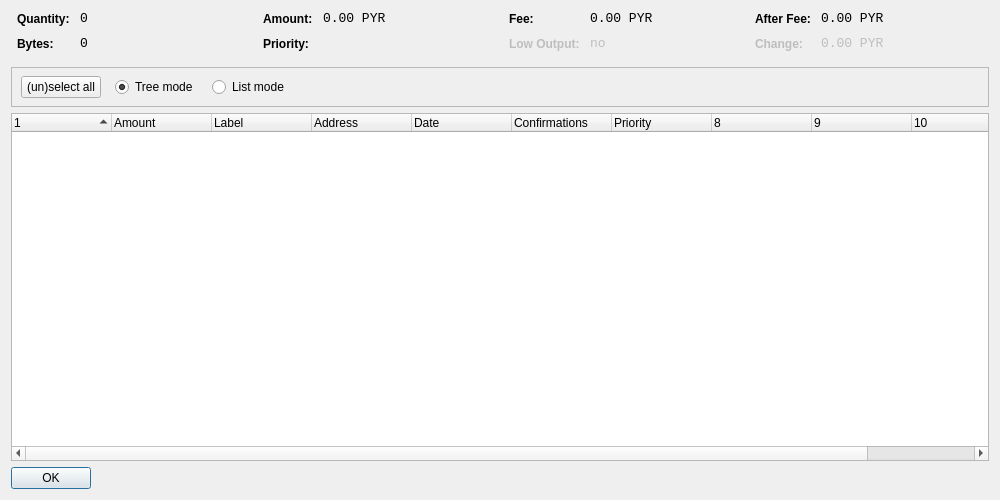
<?xml version="1.0" encoding="UTF-8"?>
<ui version="4.0">
 <class>CoinControlDialog</class>
 <widget class="QDialog" name="CoinControlDialog">
  <property name="geometry">
   <rect>
    <x>0</x>
    <y>0</y>
    <width>1000</width>
    <height>500</height>
   </rect>
  </property>
  <property name="windowTitle">
   <string>Coin Control</string>
  </property>
  <layout class="QVBoxLayout" name="verticalLayout">
   <item>
    <layout class="QHBoxLayout" name="horizontalLayoutTop" stretch="0,0,0,0">
     <property name="topMargin">
      <number>0</number>
     </property>
     <property name="bottomMargin">
      <number>10</number>
     </property>
     <item>
      <layout class="QFormLayout" name="formLayoutCoinControl1">
       <property name="horizontalSpacing">
        <number>10</number>
       </property>
       <property name="verticalSpacing">
        <number>10</number>
       </property>
       <property name="leftMargin">
        <number>6</number>
       </property>
       <property name="rightMargin">
        <number>6</number>
       </property>
       <item row="0" column="0">
        <widget class="QLabel" name="labelCoinControlQuantityText">
         <property name="styleSheet">
          <string notr="true">font-weight:bold;</string>
         </property>
         <property name="text">
          <string>Quantity:</string>
         </property>
        </widget>
       </item>
       <item row="0" column="1">
        <widget class="QLabel" name="labelCoinControlQuantity">
         <property name="font">
          <font>
           <family>Monospace</family>
           <pointsize>10</pointsize>
          </font>
         </property>
         <property name="cursor">
          <cursorShape>IBeamCursor</cursorShape>
         </property>
         <property name="contextMenuPolicy">
          <enum>Qt::ActionsContextMenu</enum>
         </property>
         <property name="text">
          <string notr="true">0</string>
         </property>
         <property name="textInteractionFlags">
          <set>Qt::LinksAccessibleByMouse|Qt::TextSelectableByKeyboard|Qt::TextSelectableByMouse</set>
         </property>
        </widget>
       </item>
       <item row="1" column="0">
        <widget class="QLabel" name="labelCoinControlBytesText">
         <property name="styleSheet">
          <string notr="true">font-weight:bold;</string>
         </property>
         <property name="text">
          <string>Bytes:</string>
         </property>
        </widget>
       </item>
       <item row="1" column="1">
        <widget class="QLabel" name="labelCoinControlBytes">
         <property name="font">
          <font>
           <family>Monospace</family>
           <pointsize>10</pointsize>
          </font>
         </property>
         <property name="cursor">
          <cursorShape>IBeamCursor</cursorShape>
         </property>
         <property name="contextMenuPolicy">
          <enum>Qt::ActionsContextMenu</enum>
         </property>
         <property name="text">
          <string notr="true">0</string>
         </property>
         <property name="textInteractionFlags">
          <set>Qt::LinksAccessibleByMouse|Qt::TextSelectableByKeyboard|Qt::TextSelectableByMouse</set>
         </property>
        </widget>
       </item>
      </layout>
     </item>
     <item>
      <layout class="QFormLayout" name="formLayoutCoinControl2">
       <property name="horizontalSpacing">
        <number>10</number>
       </property>
       <property name="verticalSpacing">
        <number>10</number>
       </property>
       <property name="leftMargin">
        <number>6</number>
       </property>
       <property name="rightMargin">
        <number>6</number>
       </property>
       <item row="0" column="0">
        <widget class="QLabel" name="labelCoinControlAmountText">
         <property name="styleSheet">
          <string notr="true">font-weight:bold;</string>
         </property>
         <property name="text">
          <string>Amount:</string>
         </property>
        </widget>
       </item>
       <item row="0" column="1">
        <widget class="QLabel" name="labelCoinControlAmount">
         <property name="font">
          <font>
           <family>Monospace</family>
           <pointsize>10</pointsize>
          </font>
         </property>
         <property name="cursor">
          <cursorShape>IBeamCursor</cursorShape>
         </property>
         <property name="contextMenuPolicy">
          <enum>Qt::ActionsContextMenu</enum>
         </property>
         <property name="text">
          <string notr="true">0.00 PYR</string>
         </property>
         <property name="textInteractionFlags">
          <set>Qt::LinksAccessibleByMouse|Qt::TextSelectableByKeyboard|Qt::TextSelectableByMouse</set>
         </property>
        </widget>
       </item>
       <item row="1" column="0">
        <widget class="QLabel" name="labelCoinControlPriorityText">
         <property name="styleSheet">
          <string notr="true">font-weight:bold;</string>
         </property>
         <property name="text">
          <string>Priority:</string>
         </property>
        </widget>
       </item>
       <item row="1" column="1">
        <widget class="QLabel" name="labelCoinControlPriority">
         <property name="font">
          <font>
           <family>Monospace</family>
           <pointsize>10</pointsize>
          </font>
         </property>
         <property name="cursor">
          <cursorShape>IBeamCursor</cursorShape>
         </property>
         <property name="contextMenuPolicy">
          <enum>Qt::ActionsContextMenu</enum>
         </property>
         <property name="text">
          <string/>
         </property>
         <property name="textInteractionFlags">
          <set>Qt::LinksAccessibleByMouse|Qt::TextSelectableByKeyboard|Qt::TextSelectableByMouse</set>
         </property>
        </widget>
       </item>
      </layout>
     </item>
     <item>
      <layout class="QFormLayout" name="formLayoutCoinControl3">
       <property name="horizontalSpacing">
        <number>10</number>
       </property>
       <property name="verticalSpacing">
        <number>10</number>
       </property>
       <property name="leftMargin">
        <number>6</number>
       </property>
       <property name="rightMargin">
        <number>6</number>
       </property>
       <item row="0" column="0">
        <widget class="QLabel" name="labelCoinControlFeeText">
         <property name="styleSheet">
          <string notr="true">font-weight:bold;</string>
         </property>
         <property name="text">
          <string>Fee:</string>
         </property>
        </widget>
       </item>
       <item row="0" column="1">
        <widget class="QLabel" name="labelCoinControlFee">
         <property name="font">
          <font>
           <family>Monospace</family>
           <pointsize>10</pointsize>
          </font>
         </property>
         <property name="cursor">
          <cursorShape>IBeamCursor</cursorShape>
         </property>
         <property name="contextMenuPolicy">
          <enum>Qt::ActionsContextMenu</enum>
         </property>
         <property name="text">
          <string notr="true">0.00 PYR</string>
         </property>
         <property name="textInteractionFlags">
          <set>Qt::LinksAccessibleByMouse|Qt::TextSelectableByKeyboard|Qt::TextSelectableByMouse</set>
         </property>
        </widget>
       </item>
       <item row="1" column="0">
        <widget class="QLabel" name="labelCoinControlLowOutputText">
         <property name="enabled">
          <bool>false</bool>
         </property>
         <property name="styleSheet">
          <string notr="true">font-weight:bold;</string>
         </property>
         <property name="text">
          <string>Low Output:</string>
         </property>
        </widget>
       </item>
       <item row="1" column="1">
        <widget class="QLabel" name="labelCoinControlLowOutput">
         <property name="enabled">
          <bool>false</bool>
         </property>
         <property name="font">
          <font>
           <family>Monospace</family>
           <pointsize>10</pointsize>
          </font>
         </property>
         <property name="cursor">
          <cursorShape>IBeamCursor</cursorShape>
         </property>
         <property name="contextMenuPolicy">
          <enum>Qt::ActionsContextMenu</enum>
         </property>
         <property name="text">
          <string notr="true">no</string>
         </property>
         <property name="textInteractionFlags">
          <set>Qt::LinksAccessibleByMouse|Qt::TextSelectableByKeyboard|Qt::TextSelectableByMouse</set>
         </property>
        </widget>
       </item>
      </layout>
     </item>
     <item>
      <layout class="QFormLayout" name="formLayoutCoinControl4">
       <property name="horizontalSpacing">
        <number>10</number>
       </property>
       <property name="verticalSpacing">
        <number>10</number>
       </property>
       <property name="leftMargin">
        <number>6</number>
       </property>
       <property name="rightMargin">
        <number>6</number>
       </property>
       <item row="0" column="0">
        <widget class="QLabel" name="labelCoinControlAfterFeeText">
         <property name="styleSheet">
          <string notr="true">font-weight:bold;</string>
         </property>
         <property name="text">
          <string>After Fee:</string>
         </property>
        </widget>
       </item>
       <item row="0" column="1">
        <widget class="QLabel" name="labelCoinControlAfterFee">
         <property name="font">
          <font>
           <family>Monospace</family>
           <pointsize>10</pointsize>
          </font>
         </property>
         <property name="cursor">
          <cursorShape>IBeamCursor</cursorShape>
         </property>
         <property name="contextMenuPolicy">
          <enum>Qt::ActionsContextMenu</enum>
         </property>
         <property name="text">
          <string notr="true">0.00 PYR</string>
         </property>
         <property name="textInteractionFlags">
          <set>Qt::LinksAccessibleByMouse|Qt::TextSelectableByKeyboard|Qt::TextSelectableByMouse</set>
         </property>
        </widget>
       </item>
       <item row="1" column="0">
        <widget class="QLabel" name="labelCoinControlChangeText">
         <property name="enabled">
          <bool>false</bool>
         </property>
         <property name="styleSheet">
          <string notr="true">font-weight:bold;</string>
         </property>
         <property name="text">
          <string>Change:</string>
         </property>
        </widget>
       </item>
       <item row="1" column="1">
        <widget class="QLabel" name="labelCoinControlChange">
         <property name="enabled">
          <bool>false</bool>
         </property>
         <property name="font">
          <font>
           <family>Monospace</family>
           <pointsize>10</pointsize>
          </font>
         </property>
         <property name="cursor">
          <cursorShape>IBeamCursor</cursorShape>
         </property>
         <property name="contextMenuPolicy">
          <enum>Qt::ActionsContextMenu</enum>
         </property>
         <property name="text">
          <string notr="true">0.00 PYR</string>
         </property>
         <property name="textInteractionFlags">
          <set>Qt::LinksAccessibleByMouse|Qt::TextSelectableByKeyboard|Qt::TextSelectableByMouse</set>
         </property>
        </widget>
       </item>
      </layout>
     </item>
    </layout>
   </item>
   <item>
    <widget class="QFrame" name="frame">
     <property name="minimumSize">
      <size>
       <width>0</width>
       <height>40</height>
      </size>
     </property>
     <property name="frameShape">
      <enum>QFrame::StyledPanel</enum>
     </property>
     <property name="frameShadow">
      <enum>QFrame::Sunken</enum>
     </property>
     <widget class="QWidget" name="horizontalLayoutWidget">
      <property name="geometry">
       <rect>
        <x>10</x>
        <y>0</y>
        <width>781</width>
        <height>41</height>
       </rect>
      </property>
      <layout class="QHBoxLayout" name="horizontalLayoutPanel" stretch="0,0,0,0,0">
       <property name="spacing">
        <number>14</number>
       </property>
       <item>
        <widget class="QPushButton" name="pushButtonSelectAll">
         <property name="sizePolicy">
          <sizepolicy hsizetype="Maximum" vsizetype="Fixed">
           <horstretch>0</horstretch>
           <verstretch>0</verstretch>
          </sizepolicy>
         </property>
         <property name="text">
          <string>(un)select all</string>
         </property>
        </widget>
       </item>
       <item>
        <widget class="QRadioButton" name="radioTreeMode">
         <property name="sizePolicy">
          <sizepolicy hsizetype="Maximum" vsizetype="Fixed">
           <horstretch>0</horstretch>
           <verstretch>0</verstretch>
          </sizepolicy>
         </property>
         <property name="text">
          <string>Tree mode</string>
         </property>
         <property name="checked">
          <bool>true</bool>
         </property>
        </widget>
       </item>
       <item>
        <widget class="QRadioButton" name="radioListMode">
         <property name="sizePolicy">
          <sizepolicy hsizetype="Maximum" vsizetype="Fixed">
           <horstretch>0</horstretch>
           <verstretch>0</verstretch>
          </sizepolicy>
         </property>
         <property name="text">
          <string>List mode</string>
         </property>
        </widget>
       </item>
       <item>
        <spacer name="horizontalSpacer">
         <property name="orientation">
          <enum>Qt::Horizontal</enum>
         </property>
         <property name="sizeHint" stdset="0">
          <size>
           <width>40</width>
           <height>20</height>
          </size>
         </property>
        </spacer>
       </item>
      </layout>
     </widget>
    </widget>
   </item>
   <item>
    <widget class="CoinControlTreeWidget" name="treeWidget">
     <property name="contextMenuPolicy">
      <enum>Qt::CustomContextMenu</enum>
     </property>
     <property name="sortingEnabled">
      <bool>false</bool>
     </property>
     <property name="columnCount">
      <number>11</number>
     </property>
     <attribute name="headerShowSortIndicator" stdset="0">
      <bool>true</bool>
     </attribute>
     <attribute name="headerStretchLastSection">
      <bool>false</bool>
     </attribute>
     <column>
      <property name="text">
       <string/>
      </property>
     </column>
     <column>
      <property name="text">
       <string>Amount</string>
      </property>
     </column>
     <column>
      <property name="text">
       <string>Label</string>
      </property>
     </column>
     <column>
      <property name="text">
       <string>Address</string>
      </property>
     </column>
     <column>
      <property name="text">
       <string>Date</string>
      </property>
     </column>
     <column>
      <property name="text">
       <string>Confirmations</string>
      </property>
      <property name="toolTip">
       <string>Confirmed</string>
      </property>
     </column>
     <column>
      <property name="text">
       <string>Priority</string>
      </property>
     </column>
     <column>
      <property name="text">
       <string/>
      </property>
     </column>
     <column>
      <property name="text">
       <string/>
      </property>
     </column>
     <column>
      <property name="text">
       <string/>
      </property>
     </column>
     <column>
      <property name="text">
       <string/>
      </property>
     </column>
    </widget>
   </item>
   <item>
    <widget class="QDialogButtonBox" name="buttonBox">
     <property name="sizePolicy">
      <sizepolicy hsizetype="Maximum" vsizetype="Fixed">
       <horstretch>0</horstretch>
       <verstretch>0</verstretch>
      </sizepolicy>
     </property>
     <property name="orientation">
      <enum>Qt::Horizontal</enum>
     </property>
     <property name="standardButtons">
      <set>QDialogButtonBox::Ok</set>
     </property>
    </widget>
   </item>
  </layout>
 </widget>
 <customwidgets>
  <customwidget>
   <class>CoinControlTreeWidget</class>
   <extends>QTreeWidget</extends>
   <header>coincontroltreewidget.h</header>
  </customwidget>
 </customwidgets>
 <resources/>
 <connections/>
</ui>
